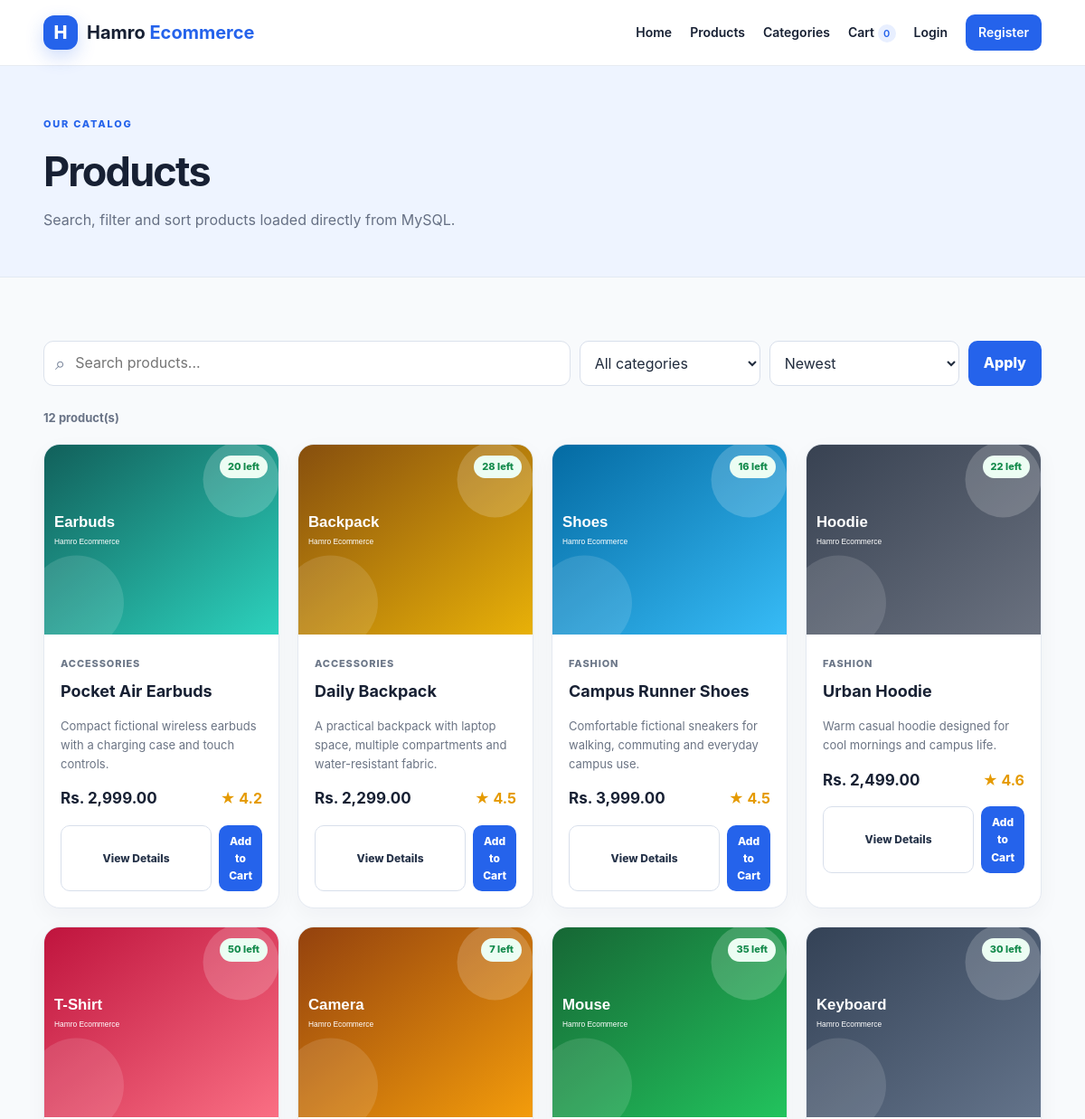
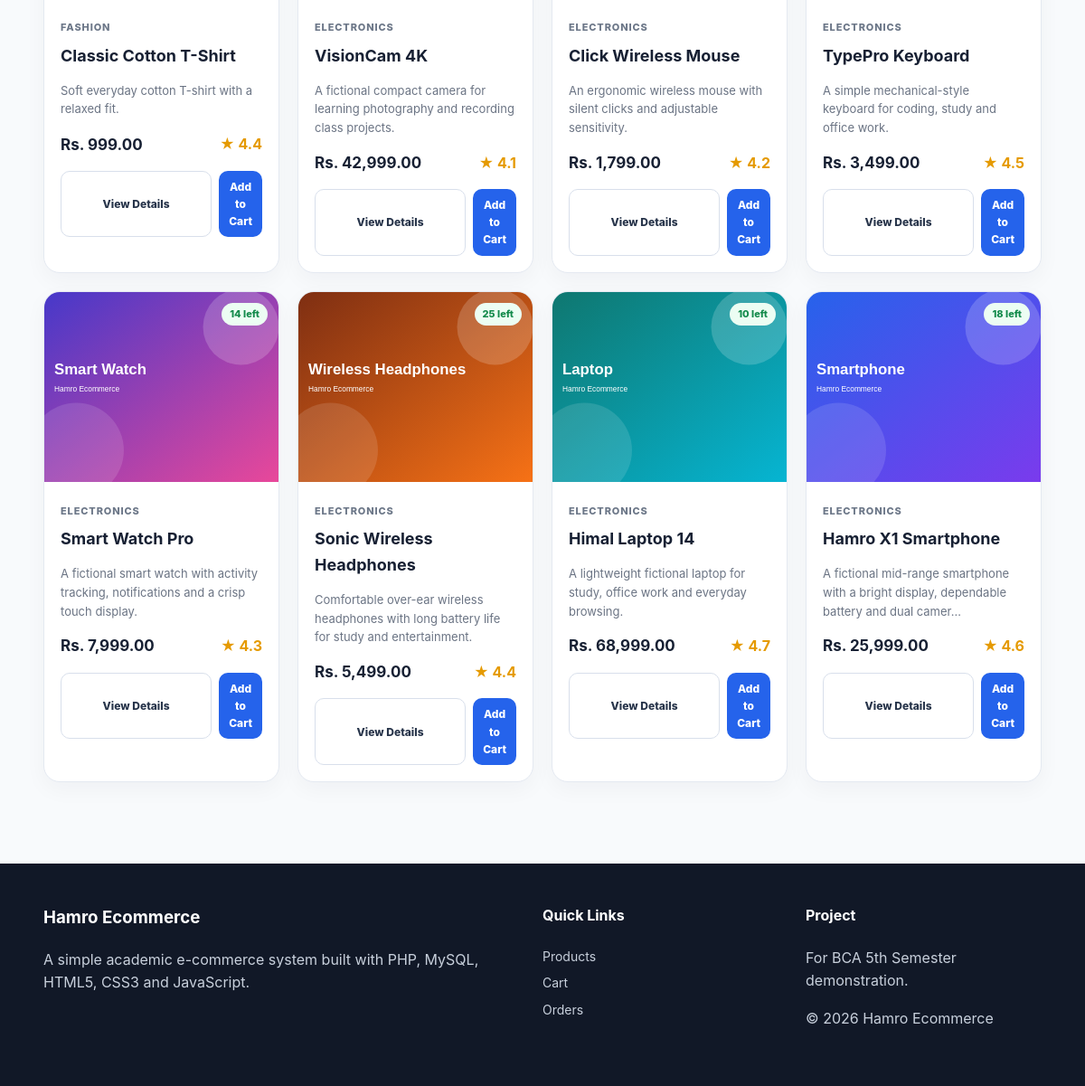
/products.php, run on the app's committed database (2 pictures, top to bottom).
### tables this page shows
CREATE TABLE products (
    id INT UNSIGNED AUTO_INCREMENT PRIMARY KEY,
    category_id INT UNSIGNED NOT NULL,
    name VARCHAR(150) NOT NULL,
    description TEXT NOT NULL,
    price DECIMAL(12,2) NOT NULL,
    image VARCHAR(255) NOT NULL DEFAULT 'product-placeholder.svg',
    stock INT NOT NULL DEFAULT 0,
    rating DECIMAL(2,1) NOT NULL DEFAULT 0.0,
    created_at TIMESTAMP DEFAULT CURRENT_TIMESTAMP,
    CONSTRAINT fk_products_category FOREIGN KEY (category_id) REFERENCES categories(id) ON UPDATE CASCADE ON DELETE RESTRICT,
    INDEX idx_products_category (category_id)
);

CREATE TABLE categories (
    id INT UNSIGNED AUTO_INCREMENT PRIMARY KEY,
    name VARCHAR(80) NOT NULL UNIQUE,
    description VARCHAR(255) NOT NULL
);

### config/database.php (called while the page is built, shortened)
<?php
$host = 'localhost';
$dbname = 'hamro_ecommerce';
$username = 'root';
$password = '';
$conn = @new mysqli($host, $username, $password, $dbname);
if ($conn->connect_errno) {
    $db_error = true;
} else {
    $db_error = false;
}
?>

### products.php (the view, shortened to what this page needs)
<?php
require_once __DIR__ . '/includes/header.php';
$q = trim($_GET['q'] ?? '');
$sort = $_GET['sort'] ?? 'newest';
$allowed_sorts = [
    'newest' => 'p.id DESC',
    'price_low' => 'p.price ASC',
    'price_high' => 'p.price DESC',
    'rating' => 'p.rating DESC'
];
$order_by = $allowed_sorts[$sort] ?? $allowed_sorts['newest'];
$products = [];
if (!$db_error) {
    $sql = "SELECT p.*, c.name AS category_name FROM products p JOIN categories c ON c.id=p.category_id WHERE 1=1";
    $sql .= " ORDER BY $order_by";
    $stmt = $conn->prepare($sql);
    $stmt->execute();
    $result = $stmt->get_result();
    while ($row = $result->fetch_assoc()) $products[] = $row;
}
?>
<section class="page-banner">
    <div class="container">
        <span class="eyebrow">OUR CATALOG</span>
        <h1>Products</h1>
        <p>Search, filter and sort products loaded directly from MySQL.</p>
    </div>
</section>
<section class="section container">
    <form class="filter-bar" method="get">
        <div class="search-field"><span>⌕</span><input type="search" name="q" value="<?= e($q) ?>" placeholder="Search products..."></div>
        <select name="category">
            <option value="0">All categories</option>
        </select>
        <select name="sort">
            <option value="newest" <?= $sort === 'newest' ? 'selected' : '' ?>>Newest</option>
        </select>
        <button class="btn btn-primary" type="submit">Apply</button>
    </form>
    <div class="results-row"><strong><?= count($products) ?> product(s)</strong><?php if ($q): ?><span>for “<?= e($q) ?>”</span><?php endif; ?></div>
    <?php if (!$products): ?>
        <div class="empty-state"><div>🔎</div><h2>No products found</h2><p>Try a different search or category.</p><a class="btn btn-primary" href="<?= $base ?>/products.php">Clear Filters</a></div>
    <?php else: ?>
        <div class="product-grid">
            <?php foreach ($products as $product): ?>
                <article class="product-card">
                    <div class="product-image-wrap">
                        <img src="<?= $base ?>/assets/images/<?= e($product['image']) ?>" alt="<?= e($product['name']) ?>">
                        <span class="stock-pill <?= ((int)$product['stock'] < 1) ? 'out' : '' ?>"><?= ((int)$product['stock'] < 1) ? 'Out of stock' : e($product['stock']) . ' left' ?></span>
                    </div>
                    <div class="product-card-body">
                        <span class="category-label"><?= e($product['category_name']) ?></span>
                        <h3><?= e($product['name']) ?></h3>
                        <p><?= e(mb_strimwidth($product['description'], 0, 92, '...')) ?></p>
                        <div class="product-bottom"><strong>Rs. <?= number_format($product['price'], 2) ?></strong><span class="rating">★ <?= number_format($product['rating'], 1) ?></span></div>
                        <div class="card-actions">
                            <a class="btn btn-small btn-outline" href="<?= $base ?>/product_details.php?id=<?= (int)$product['id'] ?>">View Details</a>
                            <form method="post" action="<?= $base ?>/cart.php">
                                <button class="btn btn-small btn-primary" type="submit" <?= ((int)$product['stock'] < 1) ? 'disabled' : '' ?>>Add to Cart</button>
                            </form>
                        </div>
                    </div>
                </article>
            <?php endforeach; ?>
        </div>
    <?php endif; ?>
</section>
<?php require_once __DIR__ . '/includes/footer.php'; ?>

### assets/css/style.css (style rules this page uses)
* { box-sizing:border-box }
html { scroll-behavior:smooth }
body { margin:0;font-family:Inter,ui-sans-serif,system-ui,-apple-system,BlinkMacSystemFont,"Segoe UI",sans-serif;color:#172033;background:#f8fafc;line-height:1.6 }
a { color:inherit;text-decoration:none }
button,input,select,textarea { font:inherit }
button { cursor:pointer }
.container { width:min(1120px,92%);margin:auto }
.eyebrow { font-size:11px;letter-spacing:.16em;font-weight:800;color:#2563eb }
.section { padding:70px 0 }
.product-grid { display:grid;grid-template-columns:repeat(4,1fr);gap:20px }
.product-card { background:#fff;border:1px solid #e4e9f1;border-radius:18px;overflow:hidden;transition:.2s;box-shadow:0 8px 25px rgba(22,37,62,.04) }
.product-image-wrap { height:210px;background:#eef3f8;position:relative;overflow:hidden }
.product-image-wrap img { width:100%;height:100%;object-fit:cover }
.stock-pill { position:absolute;top:12px;right:12px;padding:4px 9px;border-radius:999px;background:#ecfdf3;color:#138a4b;font-size:11px;font-weight:800 }
.product-card-body { padding:18px }
.category-label { font-size:11px;text-transform:uppercase;letter-spacing:.08em;color:#6c7788;font-weight:800 }
.product-card h3 { margin:6px 0;font-size:18px }
.product-card p { font-size:13px;color:#6b7484;min-height:42px }
.product-bottom { display:flex;justify-content:space-between;align-items:center;margin:15px 0 }
.product-bottom strong { font-size:17px }
.rating,.detail-rating { color:#e59a00;font-weight:700 }
.card-actions { display:flex;gap:8px }
.card-actions form { flex:1 }
.card-actions .btn { width:100% }
.btn { border:0;border-radius:10px;padding:11px 17px;font-weight:800;display:inline-flex;align-items:center;justify-content:center;gap:7px;transition:.2s }
.btn-primary { background:#2563eb;color:#fff }
.btn-outline { background:#fff;border:1px solid #d8dfeb;color:#27344a }
.btn-small { padding:8px 11px;font-size:12px }
.page-banner { padding:50px 0;background:#eef4ff;border-bottom:1px solid #e2e9f3 }
.page-banner h1 { font-size:45px;letter-spacing:-.04em;margin:5px 0 }
.page-banner p { color:#667084;margin:0 }
.filter-bar { display:grid;grid-template-columns:1fr 200px 210px auto;gap:10px;margin-bottom:25px }
.search-field { display:flex;align-items:center;border:1px solid #dce2ec;background:#fff;border-radius:11px;padding:0 12px }
.search-field span { font-size:20px;color:#758197 }
.search-field input { border:0;outline:0;width:100%;padding:11px }
.filter-bar select,label input,label select,label textarea,.form-grid input,.form-grid select,.form-grid textarea { width:100%;border:1px solid #d8dfeb;background:#fff;border-radius:10px;padding:11px 12px;outline:0;color:#202b3d }
.results-row { display:flex;gap:8px;color:#697386;font-size:13px;margin-bottom:18px }

### data on the page
products: image (picture), stock "20", category.name "ACCESSORIES", name "Pocket Air Earbuds", description "Compact fictional wireless earbuds with a charging case and touch controls.", price "2,999.00", rating "4.2"
products: image (picture), stock "28", category.name "ACCESSORIES", name "Daily Backpack", description "A practical backpack with laptop space, multiple compartments and water-resistant fabric.", price "2,299.00", rating "4.5"
products: image (picture), stock "16", category.name "FASHION", name "Campus Runner Shoes", description "Comfortable fictional sneakers for walking, commuting and everyday campus use.", price "3,999.00", rating "4.5"
products: image (picture), stock "22", category.name "FASHION", name "Urban Hoodie", description "Warm casual hoodie designed for cool mornings and campus life.", price "2,499.00", rating "4.6"
products: image (picture), stock "50", category.name "FASHION", name "Classic Cotton T-Shirt", description "Soft everyday cotton T-shirt with a relaxed fit.", price "999.00", rating "4.4"
products: image (picture), stock "7", category.name "ELECTRONICS", name "VisionCam 4K", description "A fictional compact camera for learning photography and recording class projects.", price "42,999.00", rating "4.1"
products: image (picture), stock "35", category.name "ELECTRONICS", name "Click Wireless Mouse", description "An ergonomic wireless mouse with silent clicks and adjustable sensitivity.", price "1,799.00", rating "4.2"
products: image (picture), stock "30", category.name "ELECTRONICS", name "TypePro Keyboard", description "A simple mechanical-style keyboard for coding, study and office work.", price "3,499.00", rating "4.5"
products: image (picture), stock "14", category.name "ELECTRONICS", name "Smart Watch Pro", description "A fictional smart watch with activity tracking, notifications and a crisp touch display.", price "7,999.00", rating "4.3"
products: image (picture), stock "25", category.name "ELECTRONICS", name "Sonic Wireless Headphones", description "Comfortable over-ear wireless headphones with long battery life for study and entertainment.", price "5,499.00", rating "4.4"
products: image (picture), stock "10", category.name "ELECTRONICS", name "Himal Laptop 14", description "A lightweight fictional laptop for study, office work and everyday browsing.", price "68,999.00", rating "4.7"
products: image (picture), stock "18", category.name "ELECTRONICS", name "Hamro X1 Smartphone", description "A fictional mid-range smartphone with a bright display, dependable battery and dual camer...", price "25,999.00", rating "4.6"

### other printed values
$cart_count "0"
count($products) "12"
